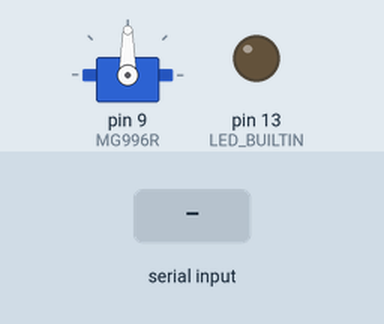
This sketch was run on a simulated Arduino Uno, built with avr-gcc and run on an emulated ATmega328P. Shown: servo, output pins drawn as LEDs (lit = HIGH). The test bench sets the inputs (shaded band).

Above: at 1.2 s.
1.3 s: "MID" received over Serial
Timing chart, 0 to 4.3 s (numbered marks = the images above; inputs shaded):
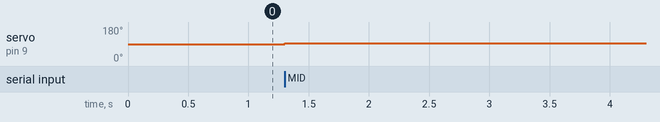

The sketch:

Robotic_movement_control.ino
```cpp
#include <Servo.h>

String payload;
Servo MG996R;
int pos = 1500;

void setup() {
  Serial.begin(115200);
  Serial.setTimeout(1);
  pinMode(LED_BUILTIN, OUTPUT);
  MG996R.attach(9);
}

void  loop() {
  while (!Serial.available());
  payload = Serial.readString();
  if(payload == "MID"){
    MG996R.writeMicroseconds(pos);
  }
  if(payload == "RIGHT"){
    if(pos >= 0){
      MG996R.writeMicroseconds(pos);
      delay(1);
      pos-=10;
    }
    else {
      MG996R.writeMicroseconds(pos);
    }
  }
  if(payload == "LEFT"){
    if(pos <= 3000){
      MG996R.writeMicroseconds(pos);
      delay(1);
      pos+=10;
    }
    else {
      MG996R.writeMicroseconds(pos);
    }
  }
}
```

Measured:
- after the input at 1.3 s, servo on pin 9 (MG996R): 90° → 93° at once
